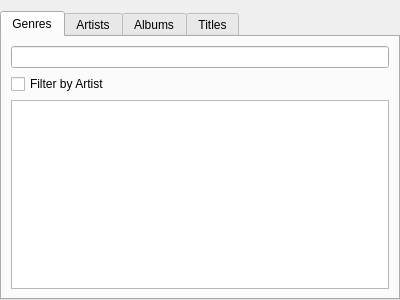
<?xml version="1.0" encoding="UTF-8"?>
<ui version="4.0">
 <class>AmarokDatabaseWidget</class>
 <widget class="QWidget" name="AmarokDatabaseWidget">
  <property name="geometry">
   <rect>
    <x>0</x>
    <y>0</y>
    <width>400</width>
    <height>300</height>
   </rect>
  </property>
  <property name="windowTitle">
   <string>Form</string>
  </property>
  <layout class="QVBoxLayout" name="verticalLayout">
   <property name="leftMargin">
    <number>0</number>
   </property>
   <property name="rightMargin">
    <number>0</number>
   </property>
   <property name="bottomMargin">
    <number>0</number>
   </property>
   <item>
    <widget class="QTabWidget" name="tabWidget">
     <property name="currentIndex">
      <number>0</number>
     </property>
     <widget class="QWidget" name="genreTab">
      <attribute name="title">
       <string>Genres</string>
      </attribute>
      <layout class="QVBoxLayout" name="verticalLayout_2">
       <item>
        <widget class="QLineEdit" name="genreEdit"/>
       </item>
       <item>
        <widget class="QCheckBox" name="genreArtistFilterCheck">
         <property name="text">
          <string>Filter by Artist</string>
         </property>
        </widget>
       </item>
       <item>
        <widget class="QListWidget" name="genreList"/>
       </item>
      </layout>
     </widget>
     <widget class="QWidget" name="artistTab">
      <attribute name="title">
       <string>Artists</string>
      </attribute>
      <layout class="QVBoxLayout" name="verticalLayout_3">
       <item>
        <widget class="QLineEdit" name="artistEdit"/>
       </item>
       <item>
        <widget class="QListWidget" name="artistList"/>
       </item>
      </layout>
     </widget>
     <widget class="QWidget" name="albumTab">
      <attribute name="title">
       <string>Albums</string>
      </attribute>
      <layout class="QVBoxLayout" name="verticalLayout_4">
       <item>
        <widget class="QLineEdit" name="albumEdit"/>
       </item>
       <item>
        <widget class="QListWidget" name="albumList"/>
       </item>
      </layout>
     </widget>
     <widget class="QWidget" name="titleTab">
      <attribute name="title">
       <string>Titles</string>
      </attribute>
      <layout class="QVBoxLayout" name="verticalLayout_5">
       <item>
        <widget class="QLineEdit" name="titleEdit"/>
       </item>
       <item>
        <widget class="QCheckBox" name="titleArtistFilterCheck">
         <property name="text">
          <string>Filter by Artist</string>
         </property>
         <property name="checked">
          <bool>true</bool>
         </property>
        </widget>
       </item>
       <item>
        <widget class="QListWidget" name="titleList"/>
       </item>
      </layout>
     </widget>
    </widget>
   </item>
  </layout>
 </widget>
 <resources/>
 <connections/>
</ui>
